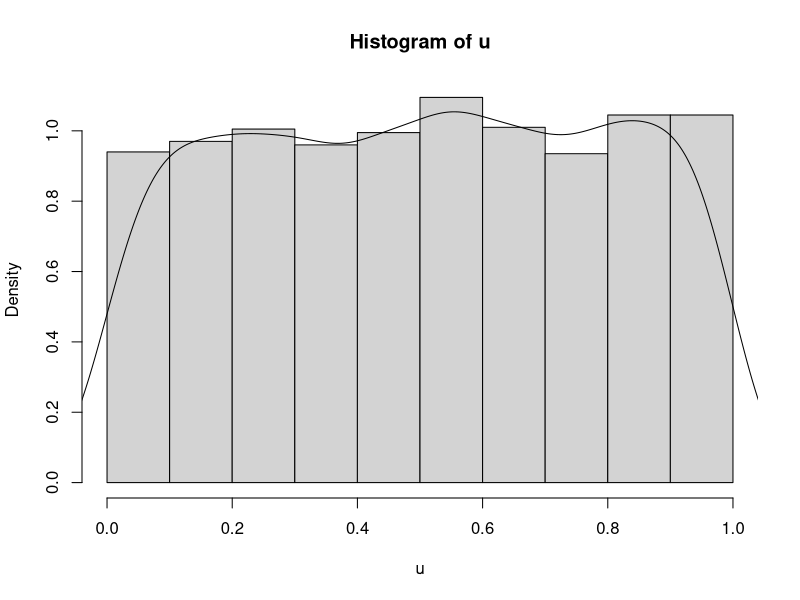
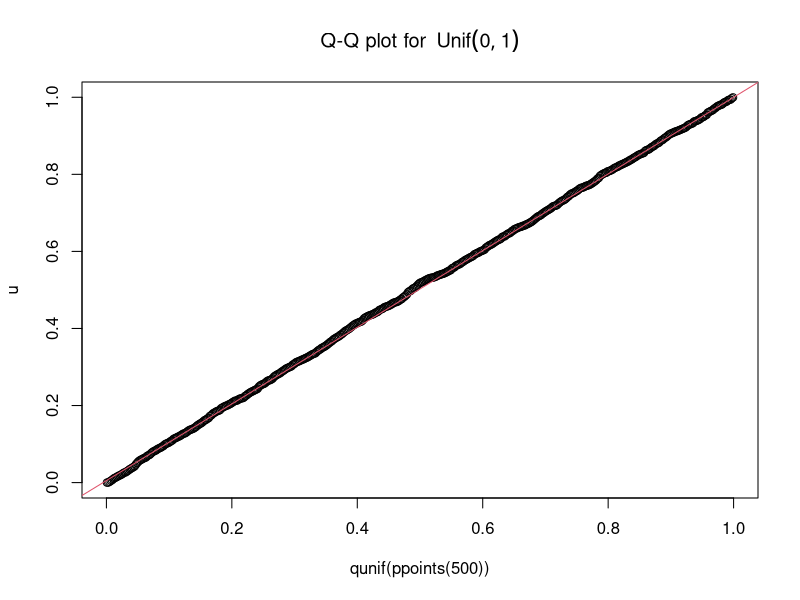
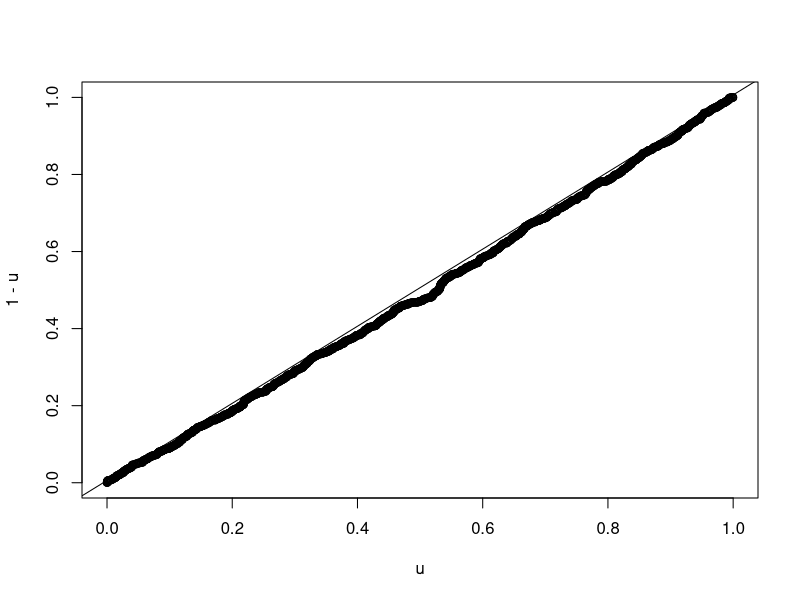
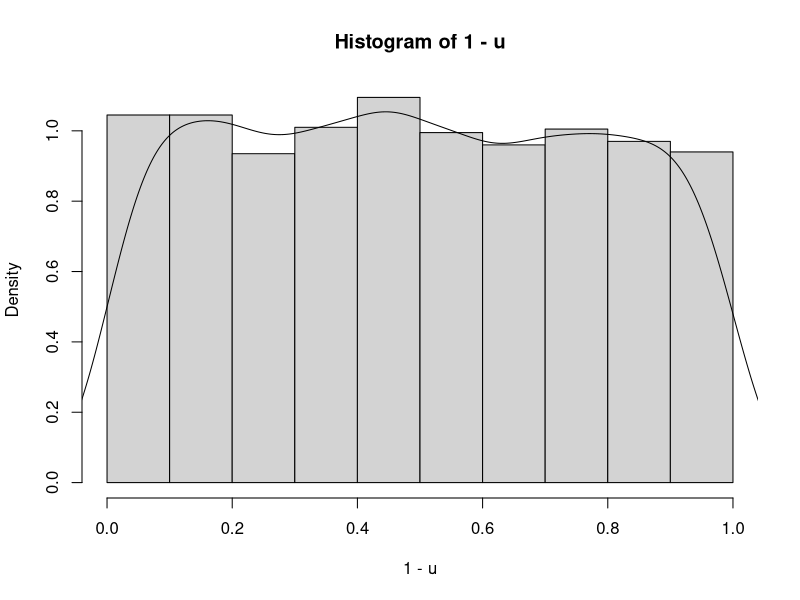
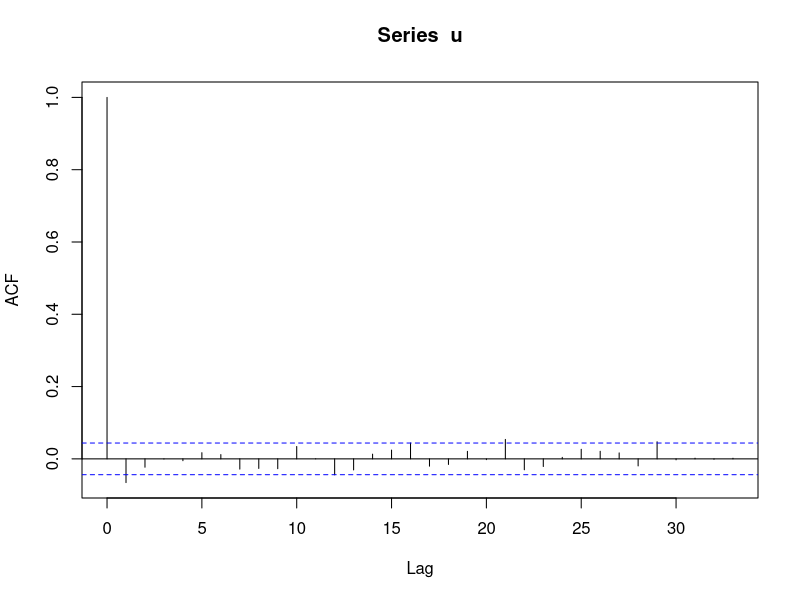
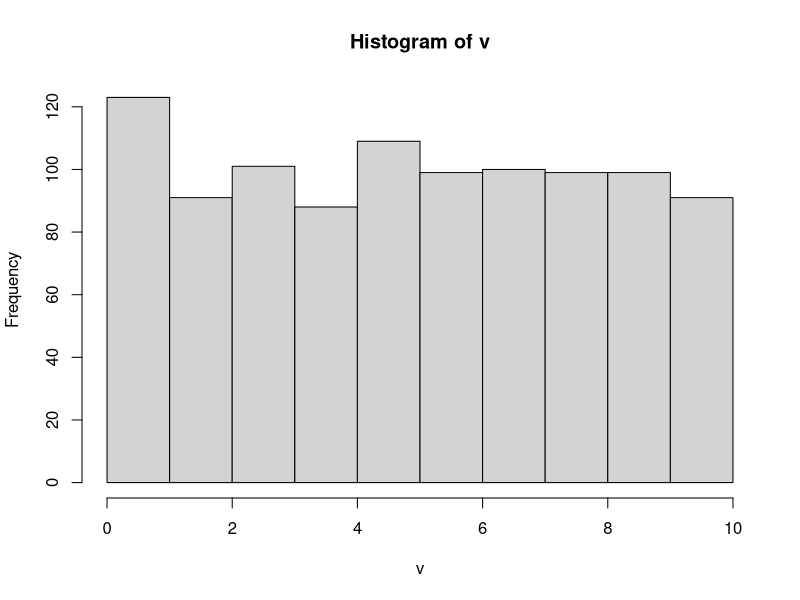
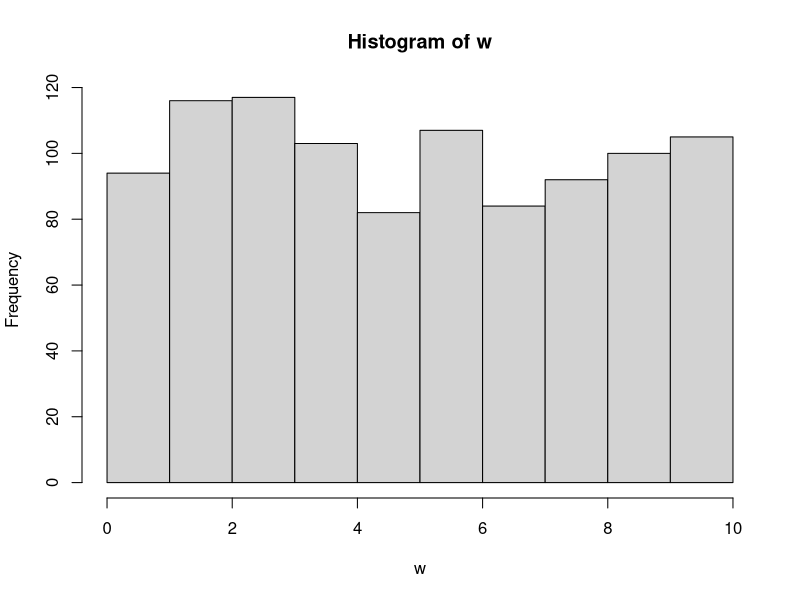
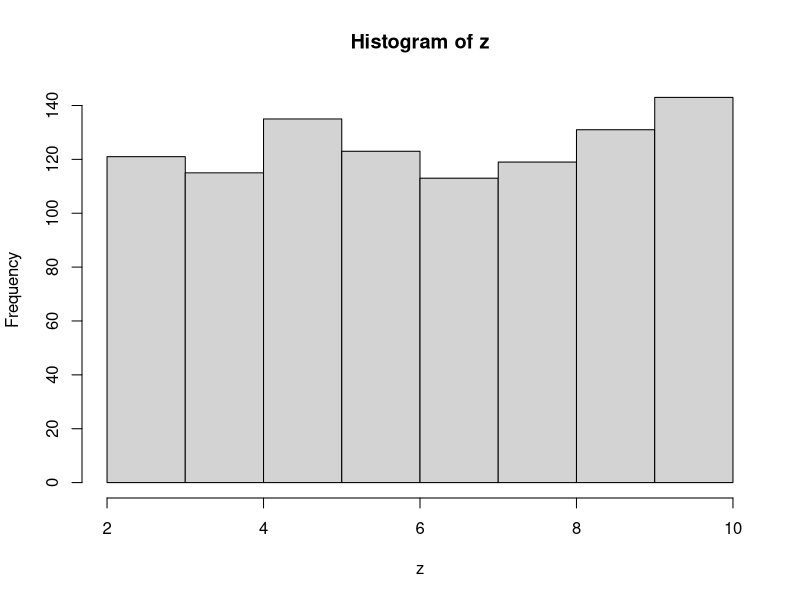

The R script that drew these images, in order:
## ---- chunk 1
knitr::opts_chunk$set(echo = TRUE)
## ---- chunk 2

u = runif(2000)

#par(mfrow=c(1,2))
hist(u, probability=TRUE)
lines(density(u), xlim=c(0,1))
#par(mfrow=c(1,1))

## Q-Q plot for `runif` data against true theoretical distribution:
qqplot(qunif(ppoints(500)), u,
      main = expression("Q-Q plot for" ~~ {Unif(0,1)}))
qqline(u, distribution = qunif,
      prob = c(0.1, 0.6), col = 2)


qqplot(u,1-u)
qqline(u, distribution = qunif)

hist(1-u, probability = TRUE) ## also follows a uniform dist
lines(density(1-u), xlim=c(0,1))

acf(u) ## autocorrelation of random number generation

## ---- chunk 3
v = 10 * runif(1000, 0, 1) ## v ~ unif(0, 10)
hist(v)

w = runif(1000, 0, 10) ## unif(0, 10)
hist(w)


## z = unif(0,8) + 8
z = runif(1000, 0, 8) + 2 ## v ~ unif(2, 10)
hist(z)
## ---- chunk 4
N = 10^4
u = runif(N)

fInv = function(u){
  (-1/5) * log(u) ## or log(1-u)
}

outSamples = fInv(u)


hist(outSamples, probability = TRUE)
lines(x = ppoints(200), y = dexp(x = ppoints(200), rate = 5), 
      col = "blue")
hist(rexp(n = N, rate = 5), probability = TRUE)
lines(x = ppoints(200), y = dexp(x = ppoints(200), rate = 5), 
      col = "blue")



qqplot(qunif(ppoints(500)), outSamples,
      main = expression("Q-Q plot for" ~~ {Exp(5)}))
qqline(outSamples, distribution = qexp,
      prob = c(0.1, 0.9), col = 2)



## ---- chunk 5

n = 1000

U =runif(n)

a = 3
b = 2

X = b*(1-U)^(-1/a)

hist(X, probability = TRUE, breaks = 25, xlim =c(0, 45),main = "Inverse Transform: Pareto(3,2)")

pareto = function(x){(a*(b^a)/x^(a+1))}
curve(pareto(x), from = 0, to = 40, add = TRUE, col = "blue")

plot(density(X), main = "Density Plot of Inverse Transform: Pareto(3, 2)")
curve(pareto(x), from = 0, to = 40, add = TRUE, col = "blue")


## ---- chunk 6
cdf = c(0.0, 0.1, 0.3, 0.5, 0.7, 1.0)
results = numeric(length = 1000) ## creates a vector of zeros
u = runif(1000)
for(i in 2:6){
    ind = (cdf[i-1] < u) & (u <= cdf[i])
    results[ind] <- (i-2)
}

table(results) / 1000


hist(results, probability = TRUE)

## ---- chunk 7

N = 1000

Z = rnorm(n = 2*N, mean = 0, sd = 1)
Z = matrix(data = Z, nrow = N, ncol = 2)

transfromation <- function(vec){
  R = sqrt(sum(vec^2))
  #R = sqrt(vec[1]^2 + vec[2]^2)
  return(R)
}


R_Out = apply(X = Z, MARGIN = 1, FUN = transfromation)

hist(R_Out)

## compare with Rayleigh {VGAM}	

sqrt(pi/2) ## theoretical mean
mean(R_Out) ## calculated mean

